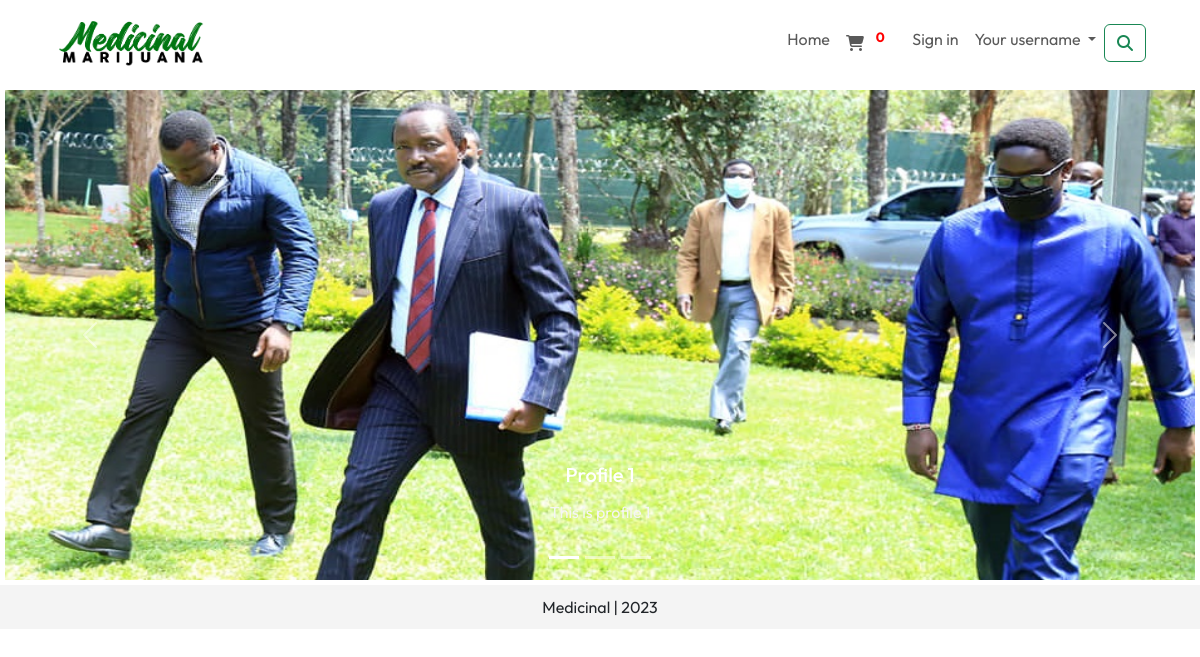
The app's page /sliders/ with its own data.
### medicinalMarijuana/models.py (models this page shows, shortened)
class Sliders(models.Model):
    heading = models.CharField(max_length=100)
    description = models.CharField(max_length=100)
    image = models.ImageField(upload_to='sliders', default='profile.png')

### medicinalMarijuana/views.py (the view)
# urls.py: path('sliders/', views.sliders, name='sliders'),
def sliders(request):
    sliders = Sliders.objects.all()
    context = {"sliders": sliders}
    return render(request, 'sliders.html', context)

### medicinalMarijuana/templates/sliders.html (shortened to what this page needs)
{% extends 'base.html' %}
{% block landingSection %}
    <div id="carouselExampleCaptions" class="carousel slide">
  <div class="carousel-indicators">
    <button type="button" data-bs-target="#carouselExampleCaptions" data-bs-slide-to="0" class="active" aria-current="true" aria-label="Slide 1"></button>
    <button type="button" data-bs-target="#carouselExampleCaptions" data-bs-slide-to="1" aria-label="Slide 2"></button>
    <button type="button" data-bs-target="#carouselExampleCaptions" data-bs-slide-to="2" aria-label="Slide 3"></button>
  </div>
  <div class="carousel-inner">
      {% for slider in sliders %}
    <div class="carousel-item {% if forloop.counter0 == 0 %} active {% endif %}">
      <img src="/media/{{ slider.image }}" height="500" class="d-block w-100" alt="...">
      <div class="carousel-caption d-none d-md-block">
        <h5 style="color: white">{{ slider.heading }}</h5>
        <p style="color: whitesmoke">{{ slider.description }}</p>
      </div>
    </div>
      {% endfor %}
  </div>
  <button class="carousel-control-prev" type="button" data-bs-target="#carouselExampleCaptions" data-bs-slide="prev">
    <span class="carousel-control-prev-icon" aria-hidden="true"></span>
  </button>
  <button class="carousel-control-next" type="button" data-bs-target="#carouselExampleCaptions" data-bs-slide="next">
    <span class="carousel-control-next-icon" aria-hidden="true"></span>
  </button>
</div>
{% endblock %}

### static/css/styles.css (style rules this page uses)
* { margin: 0; padding: 0; box-sizing: border-box; font-family: 'Outfit', sans-serif; font-size: 16px; }
html { scroll-behavior: smooth; --bg-clr-one: #fffdfb; --bg-clr-two: #fffbf4; --bg-clr-three: #eef1f6; --primary-clr: #070707; --gold-clr: #DAA520; --primary-light-clr: #eaf3fa; --links-clr: #0f0f0f; --text-clr-one: black; --text-clr-two: white; --secondary-heading: #151515; }
body { margin: 0; padding: 0; position: relative; min-height: 100vh; }
.message h1, p, img { text-align: center; padding: 5px; }
.message h1, p { color: #091809; }

### records on screen
Sliders: image (picture), heading "Profile 1", description "This is profile 1"
